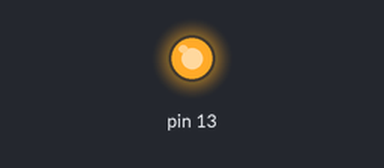
Simulated run of this sketch. Board: Arduino Uno, built with avr-gcc and run on an emulated ATmega328P. Shown: output pins drawn as LEDs (lit = HIGH).

Above: at 0.3 s.
At 15.3 s:
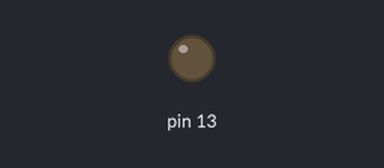
Timing chart, 0 to 17.2 s (numbered marks = the images above):
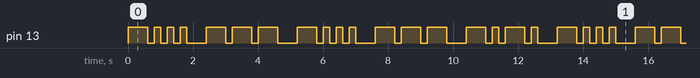

The sketch:

Morse_code.ino
```cpp
/*
Morse code demonstration
Microcontrollers Laboratory 1/4

dot(ti)   1 long
dash(ta)  3 long
between dots and dashes 1 long
between letters         3 long
between words           7 long

 */

char message[100];
int  dotlength;
// the setup function runs once when you press reset or power the board


void setup()
  {

  // initialize digital pin 13 as an output.
  //this is the pin that has the built-in LED on it
  pinMode(13, OUTPUT);

  //this is the message we are going to repeat
  strcpy(message,"boboc");
  dotlength = 200; //this is in miliseconds
  }

void dot()
  {
  digitalWrite(13, HIGH);
  delay(dotlength);
  digitalWrite(13, LOW);
  delay(dotlength);
  }

void dash()
  {
  digitalWrite(13, HIGH);
  delay(3*dotlength);
  digitalWrite(13, LOW);
  delay(dotlength);
  }

void end_of_letter()
  {
  //total pause: 3 lengths
  //1 already in the previous letter
  delay(2*dotlength);
  }

void space()
  {
  //total pause: 7 lengths
  //1 already in the previous letter
  delay(6*dotlength);
  }

 void decode_letter(char letter)
  {

  switch(letter)
    {
    case ' ': {space();break;}
    case 'a': {dot();dash();end_of_letter();break;}
    case 'b': {dash();dot();dot();dot();end_of_letter();break;}
    case 'c': {dash();dot();dash();dot();end_of_letter();break;}
    case 'd': {dash();dot();dot();end_of_letter();break;}
    case 'e': {dot();end_of_letter();break;}
    case 'f': {dot();dot();dash();dot();end_of_letter();break;}
    case 'g': {dash();dash();dot();end_of_letter();break;}
    case 'h': {dot();dot();dot();dot();end_of_letter();break;}
    case 'i': {dot();dot();end_of_letter();break;}
    case 'j': {dot();dash();dash();dash();end_of_letter();break;}
    case 'k': {dash();dot();dash();end_of_letter();break;}
    case 'l': {dot();dash();dot();dot();end_of_letter();break;}
    case 'm': {dash();dash();end_of_letter();break;}
    case 'n': {dash();dot();end_of_letter();break;}
    case 'o': {dash();dash();dash();end_of_letter();break;}
    case 'p': {dot();dash();dash();dot();end_of_letter();break;}
    case 'q': {dash();dash();dot();dash();end_of_letter();break;}
    case 'r': {dot();dash();dot();end_of_letter();break;}
    case 's': {dot();dot();dot();end_of_letter();break;}
    case 't': {dash();end_of_letter();break;}
    case 'u': {dot();dot();dash();end_of_letter();break;}
    case 'v': {dot();dot();dot();dash();end_of_letter();break;}
    case 'w': {dot();dash();dash();end_of_letter();break;}
    case 'x': {dash();dot();dot();dash();end_of_letter();break;}
    case 'y': {dash();dot();dash();dash();end_of_letter();break;}
    case 'z': {dash();dash();dot();dot();end_of_letter();break;}


    }

  }

// the loop function runs over and over again forever
void loop()
  {
  int i;

  for(i=0;i<strlen(message);i++)
    decode_letter(message[i]);

  }
```

Measured:
- by itself, pin 13: moves between LOW and HIGH, repeating every 13.2 s
- by itself, everything shown: repeats every 13.2 s, in 36 steps
